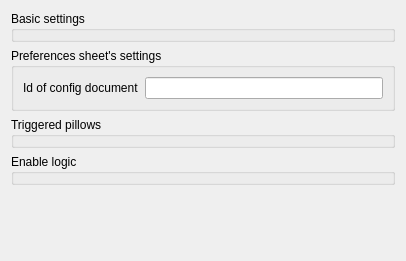
<?xml version="1.0" encoding="UTF-8"?>
<ui version="4.0">
 <class>ILineEdit</class>
 <widget class="QWidget" name="ILineEdit">
  <property name="geometry">
   <rect>
    <x>0</x>
    <y>0</y>
    <width>406</width>
    <height>261</height>
   </rect>
  </property>
  <property name="windowTitle">
   <string>LineEdit preferences</string>
  </property>
  <layout class="QVBoxLayout" name="verticalLayout">
   <item>
    <widget class="GroupBox" name="groupBox">
     <property name="title">
      <string>Basic settings</string>
     </property>
     <property name="template" stdset="0">
      <string>inspector-groupbox-roomandpath</string>
     </property>
    </widget>
   </item>
   <item>
    <widget class="QGroupBox" name="groupBox_4">
     <property name="title">
      <string>Preferences sheet's settings</string>
     </property>
     <layout class="QGridLayout" name="gridLayout">
      <item row="0" column="1">
       <widget class="LineEdit" name="LineEdit">
        <property name="template" stdset="0">
         <string>inspector-configdocid</string>
        </property>
       </widget>
      </item>
      <item row="0" column="0">
       <widget class="QLabel" name="label">
        <property name="text">
         <string>Id of config document</string>
        </property>
       </widget>
      </item>
     </layout>
    </widget>
   </item>
   <item>
    <widget class="GroupBox" name="groupBox_3">
     <property name="title">
      <string>Triggered pillows</string>
     </property>
     <property name="template" stdset="0">
      <string>inspector-groupbox-triggeredpillows</string>
     </property>
    </widget>
   </item>
   <item>
    <widget class="GroupBox" name="groupBox_2">
     <property name="title">
      <string>Enable logic</string>
     </property>
     <property name="template" stdset="0">
      <string>inspector-groupbox-enablelogic</string>
     </property>
    </widget>
   </item>
   <item>
    <spacer name="verticalSpacer">
     <property name="orientation">
      <enum>Qt::Vertical</enum>
     </property>
     <property name="sizeHint" stdset="0">
      <size>
       <width>20</width>
       <height>40</height>
      </size>
     </property>
    </spacer>
   </item>
  </layout>
 </widget>
 <customwidgets>
  <customwidget>
   <class>GroupBox</class>
   <extends>QGroupBox</extends>
   <header>wallaby.frontends.qt.widgets.containers.groupBox</header>
  </customwidget>
  <customwidget>
   <class>LineEdit</class>
   <extends>QLineEdit</extends>
   <header>wallaby.frontends.qt.widgets.edits.lineEdit</header>
  </customwidget>
 </customwidgets>
 <resources/>
 <connections/>
</ui>
